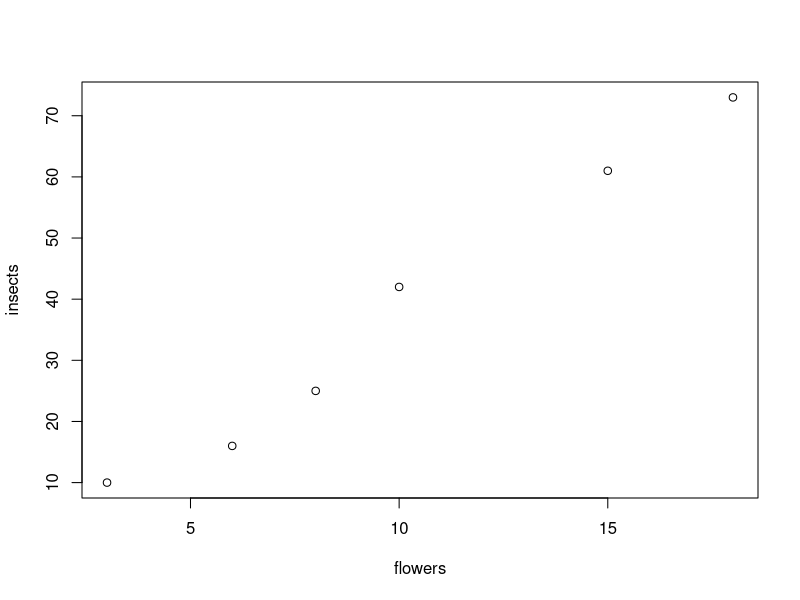
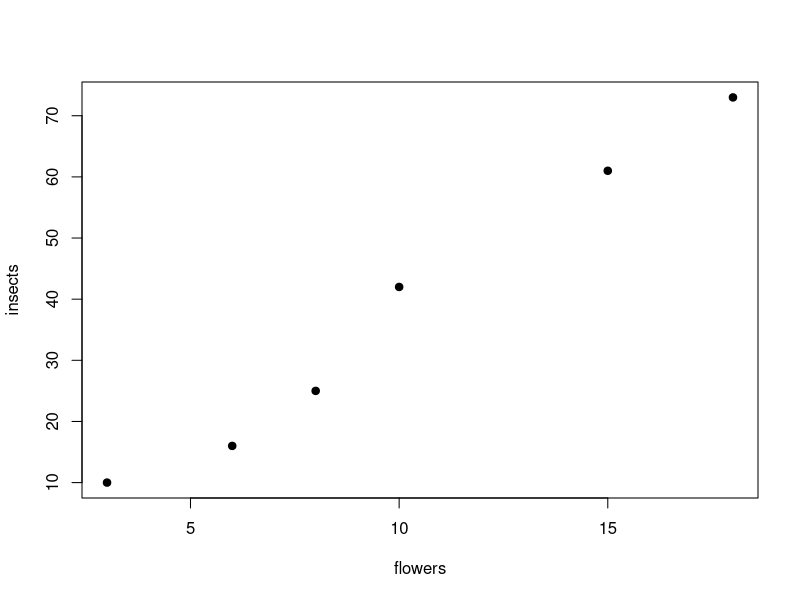
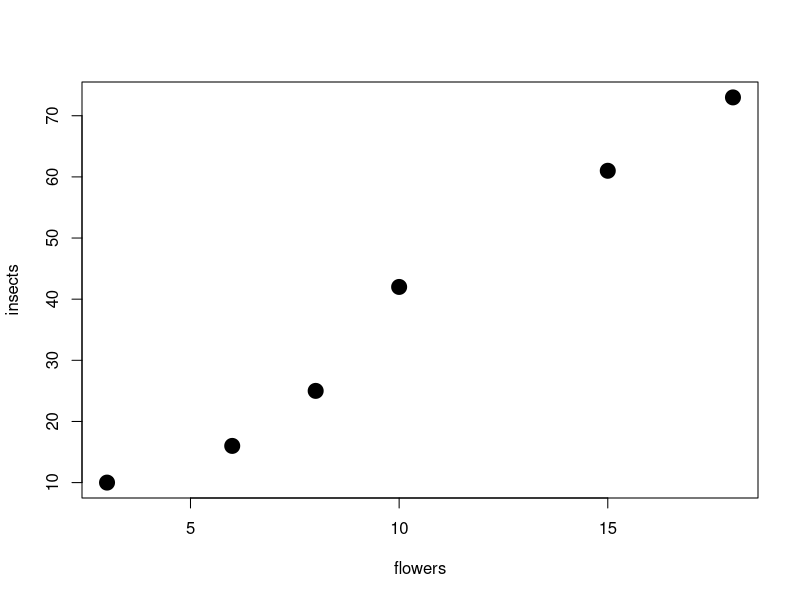
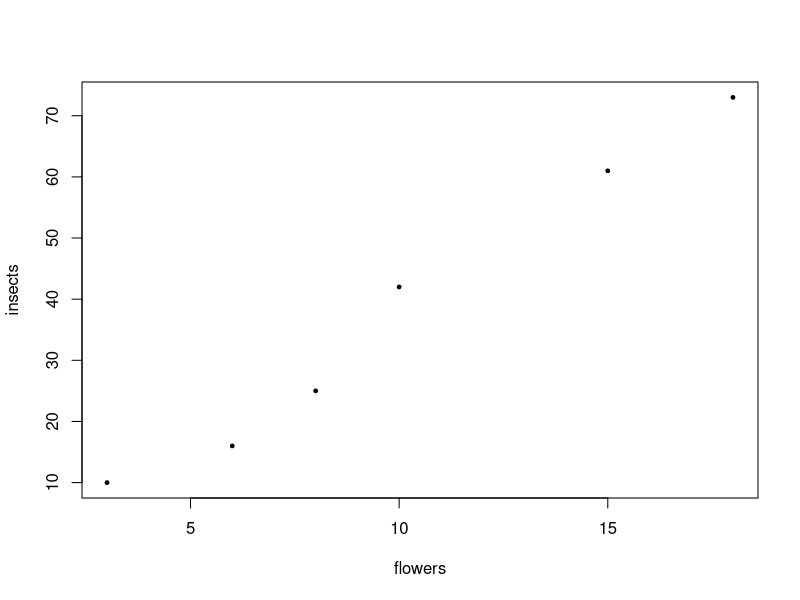
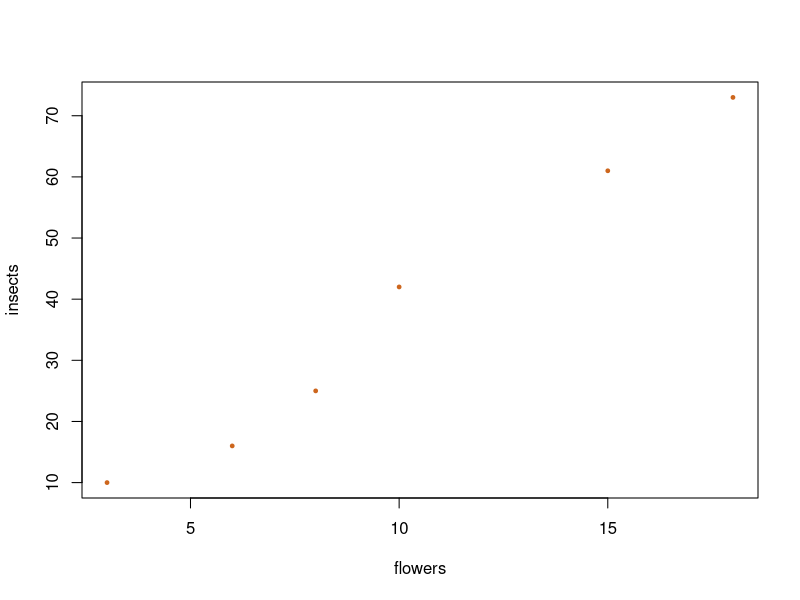
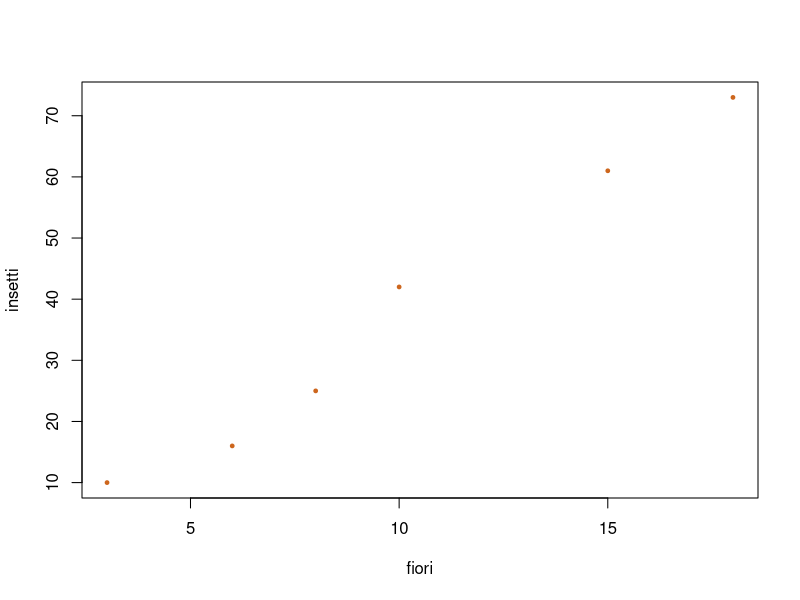

Generate these figures, in order, with R:
#First R script

#R as a calculator ("<-"= create an object)
a <- 6^3
b <- 5*8
a+b

# R for arrays and matrix calculation ("c"= is used to group elements into a single object)
flowers<-c(3,6,8,10,15,18)
insects<-c(10,16,25,42,61,73)

# plot arrays
plot(flowers, insects)

#changing plot parameters:

#symbols
plot(flowers, insects, pch=19)

#symbol dimensions
plot(flowers, insects, pch=19, cex=2)
plot(flowers, insects, pch=19, cex=.5)

#color
plot(flowers, insects, pch=19, cex=.5, col="chocolate3")

#name x and y asses
plot(flowers, insects, pch=19, cex=.5, col="chocolate3", ylab="insetti", xlab="fiori")




